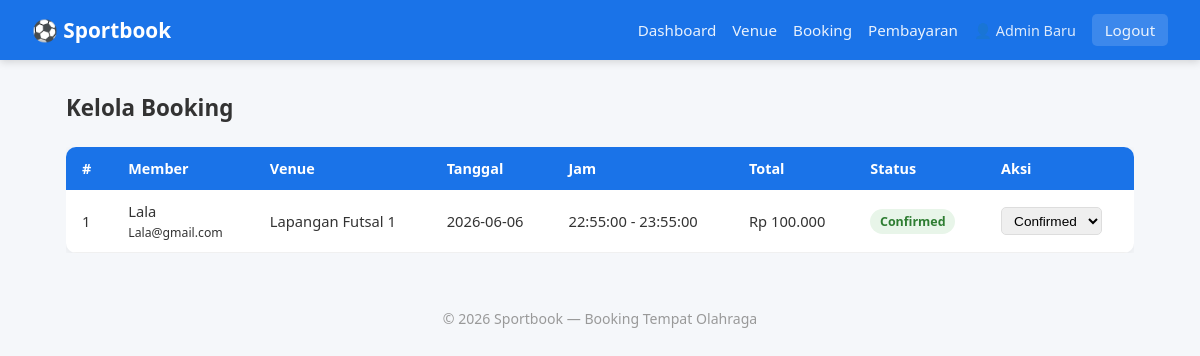
Page /public/admin/bookings (signed in) on the committed database.
### tables this page shows
CREATE TABLE `bookings` (
  `id` int(11) NOT NULL,
  `user_id` int(11) NOT NULL,
  `venue_id` int(11) NOT NULL,
  `tanggal` date NOT NULL,
  `jam_mulai` time NOT NULL,
  `jam_selesai` time NOT NULL,
  `total_harga` decimal(10,2) NOT NULL,
  `status` enum('pending','confirmed','rejected','cancelled') DEFAULT 'pending',
  `catatan` text DEFAULT NULL,
  `created_at` timestamp NOT NULL DEFAULT current_timestamp()
);

CREATE TABLE `users` (
  `id` int(11) NOT NULL,
  `nama` varchar(100) NOT NULL,
  `email` varchar(100) NOT NULL,
  `password` varchar(255) NOT NULL,
  `role` enum('admin','member') DEFAULT 'member',
  `status` enum('active','banned') DEFAULT 'active',
  `created_at` timestamp NOT NULL DEFAULT current_timestamp()
);

CREATE TABLE `venues` (
  `id` int(11) NOT NULL,
  `nama` varchar(100) NOT NULL,
  `jenis_olahraga` varchar(50) NOT NULL,
  `alamat` text NOT NULL,
  `deskripsi` text DEFAULT NULL,
  `harga_per_jam` decimal(10,2) NOT NULL,
  `foto` varchar(255) DEFAULT NULL,
  `status` enum('active','inactive') DEFAULT 'active',
  `created_at` timestamp NOT NULL DEFAULT current_timestamp()
);

### core/Controller.php (called while the page is built, shortened)
<?php
class Controller {
    protected function view(string $view, array $data = []): void {
        extract($data);
        require_once ROOT_PATH . '/app/views/layouts/header.php';
        require_once ROOT_PATH . '/app/views/' . $view . '.php';
        require_once ROOT_PATH . '/app/views/layouts/footer.php';
    }
}

### app/controllers/AdminController.php (called while the page is built, shortened)
<?php
require_once ROOT_PATH . '/app/models/Booking.php';
class AdminController extends Controller {
    private Booking $booking;
    public function __construct() {
        $this->booking = new Booking();
    }
    public function bookings(): void {
        $bookings = $this->booking->getAllWithDetails();
        $this->view('admin/bookings', ['bookings' => $bookings, 'success' => flashGet('success')]);
    }
}

### core/App.php (called while the page is built, shortened)
<?php
require_once ROOT_PATH . '/config/database.php';
require_once ROOT_PATH . '/core/Router.php';
require_once ROOT_PATH . '/core/Controller.php';
require_once ROOT_PATH . '/core/Model.php';
require_once ROOT_PATH . '/app/helpers/functions.php';
class App {
    private Router $router;
    public function __construct() {
        $this->router = new Router();
    }
    public function run(): void {
        $url    = $_GET['url'] ?? '';
        $method = $_SERVER['REQUEST_METHOD'];
        $this->router->dispatch($url, $method);
    }
}

### public/index.php (called while the page is built, shortened)
<?php
require_once ROOT_PATH . '/core/App.php';
$app = new App();
$app->run();

### config/database.php (called while the page is built, shortened)
<?php
function getDB(): PDO {
    static $pdo = null;
    if ($pdo === null) {
        $dsn = "mysql:host=" . DB_HOST . ";dbname=" . DB_NAME . ";charset=" . DB_CHARSET;
        $options = [
            PDO::ATTR_ERRMODE            => PDO::ERRMODE_EXCEPTION,
            PDO::ATTR_DEFAULT_FETCH_MODE => PDO::FETCH_ASSOC,
            PDO::ATTR_EMULATE_PREPARES   => false,
        ];
        $pdo = new PDO($dsn, DB_USER, DB_PASS, $options);
    }
    return $pdo;
}

### core/Model.php (called while the page is built, shortened)
<?php
class Model {
    protected PDO $db;
    public function __construct() {
        $this->db = getDB();
    }
    protected function query(string $sql, array $params = []): PDOStatement {
        $stmt = $this->db->prepare($sql);
        $stmt->execute($params);
        return $stmt;
    }
}

### app/models/Booking.php (called while the page is built, shortened)
<?php
require_once ROOT_PATH . '/core/Model.php';
class Booking extends Model {
    public function getAllWithDetails(): array {
        return $this->query(
            "SELECT b.*, u.nama as user_nama, u.email, v.nama as venue_nama
             FROM bookings b
             JOIN users u ON b.user_id=u.id
             JOIN venues v ON b.venue_id=v.id
             ORDER BY b.created_at DESC"
        )->fetchAll();
    }
}

### app/helpers/functions.php (called while the page is built, shortened)
<?php
function e(string $str): string {
    return htmlspecialchars($str, ENT_QUOTES, 'UTF-8');
}
function formatRupiah(float $amount): string {
    return 'Rp ' . number_format($amount, 0, ',', '.');
}

### app/views/admin/bookings.php (the view, shortened to what this page needs)
<div class="page-header"><h2>Kelola Booking</h2></div>
<div class="table-wrap">
<table class="table">
    <thead>
        <tr><th>#</th><th>Member</th><th>Venue</th><th>Tanggal</th><th>Jam</th><th>Total</th><th>Status</th><th>Aksi</th></tr>
    </thead>
    <tbody>
    <?php foreach ($bookings as $b): ?>
        <tr>
            <td><?= $b['id'] ?></td>
            <td><?= e($b['user_nama']) ?><br><small><?= e($b['email']) ?></small></td>
            <td><?= e($b['venue_nama']) ?></td>
            <td><?= e($b['tanggal']) ?></td>
            <td><?= e($b['jam_mulai']) ?> - <?= e($b['jam_selesai']) ?></td>
            <td><?= formatRupiah($b['total_harga']) ?></td>
            <td><span class="badge badge-<?= $b['status'] ?>"><?= ucfirst($b['status']) ?></span></td>
            <td>
                <form method="POST" action="<?= BASE_URL ?>/admin/bookings/update">
                    <select name="status" onchange="this.form.submit()" class="select-inline">
                        <?php foreach (['pending','confirmed','rejected','cancelled'] as $s): ?>
                            <option value="<?= $s ?>" <?= $b['status']===$s?'selected':'' ?>><?= ucfirst($s) ?></option>
                        <?php endforeach; ?>
                    </select>
                </form>
            </td>
        </tr>
    <?php endforeach; ?>
    </tbody>
</table>
</div>

### core/Router.php (shortened to what this page needs)
<?php
class Router {
    private array $routes = [];
    public function add(string $method, string $path, string $controller, string $action): void {
        $this->routes[] = compact('method', 'path', 'controller', 'action');
    }
    public function dispatch(string $url, string $method): void {
        $url = trim($url, '/');
        foreach ($this->routes as $route) {
            $pattern = preg_replace('/\{[^}]+\}/', '([^/]+)', $route['path']);
            $pattern = '#^' . $pattern . '$#';
            if ($route['method'] === $method && preg_match($pattern, $url, $matches)) {
                array_shift($matches);
                $controller = new $route['controller']();
                call_user_func_array([$controller, $route['action']], $matches);
                return;
            }
        }
    }
}

### public/css/style.css (style rules this page uses)
*, *::before, *::after { box-sizing: border-box; margin: 0; padding: 0; }
body { font-family: 'Segoe UI', sans-serif; background: #f5f7fa; color: #333; }
.badge { display: inline-block; padding: .25rem .6rem; border-radius: 20px; font-size: .78rem; font-weight: 600; }
.badge-active, .badge-confirmed, .badge-verified { background: #e8f5e9; color: #2e7d32; }
.table-wrap { overflow-x: auto; }
.table { width: 100%; border-collapse: collapse; background: #fff; border-radius: 10px; overflow: hidden; box-shadow: 0 2px 10px rgba(0,0,0,.07); }
.table th { background: #1a73e8; color: #fff; padding: .75rem 1rem; text-align: left; font-size: .9rem; }
.table td { padding: .7rem 1rem; border-bottom: 1px solid #f0f0f0; font-size: .92rem; vertical-align: middle; }
.select-inline { padding: .3rem .5rem; border: 1px solid #ddd; border-radius: 5px; font-size: .85rem; }
.page-header { display: flex; justify-content: space-between; align-items: center; margin-bottom: 1.5rem; }
.page-header h2 { font-size: 1.4rem; }

### rows in the picture
bookings: id "1", user.nama "Lala", user.email "Lala@gmail.com", venue.nama "Lapangan Futsal 1", tanggal "2026-06-06", jam_mulai "22:55:00", jam_selesai "23:55:00", total_harga "Rp 100.000", status "Confirmed"
